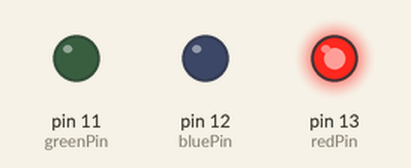
Simulated run of this sketch. Board: Arduino Uno, built with avr-gcc and run on an emulated ATmega328P. On the bench: output pins drawn as LEDs (lit = HIGH).

Above: at 0.3 s.
At 1.5 s:
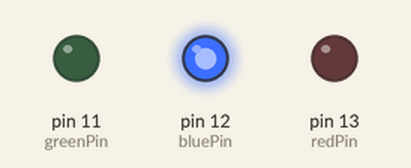
At 3.7 s:
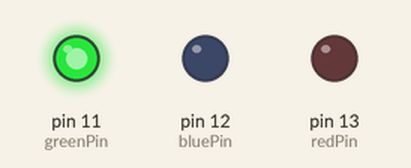
At 5.1 s:
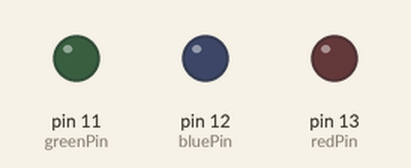
Timing chart, 0 to 6.4 s (numbered marks = the images above):
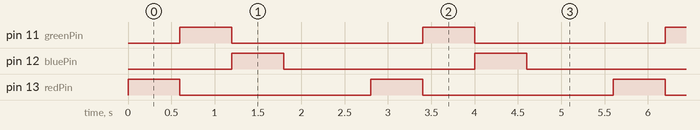

The sketch:

sketch_apr04a.ino
```cpp
int redPin = 13;
int greenPin = 11;
int bluePin = 12;


void setup() {

  pinMode(redPin,OUTPUT);
  pinMode(greenPin,OUTPUT);
  pinMode(bluePin,OUTPUT);

}

void loop() {
  digitalWrite(redPin, HIGH);
  delay(600);

  digitalWrite(redPin, LOW);
  digitalWrite(greenPin, HIGH);
  digitalWrite(bluePin, LOW);
  delay(600);

  digitalWrite(redPin, LOW);
  digitalWrite(greenPin, LOW);
  digitalWrite(bluePin, HIGH);
  delay(600);

  digitalWrite(redPin, LOW);
  digitalWrite(greenPin, LOW);
  digitalWrite(bluePin, LOW);
  delay(1000);


}
```

Measured:
- by itself, pin 11 (greenPin), pin 12 (bluePin), pin 13 (redPin): alternates HIGH for 0.60 s and LOW for 2.2 s
- by itself, everything shown: repeats every 2.8 s, in 4 steps
